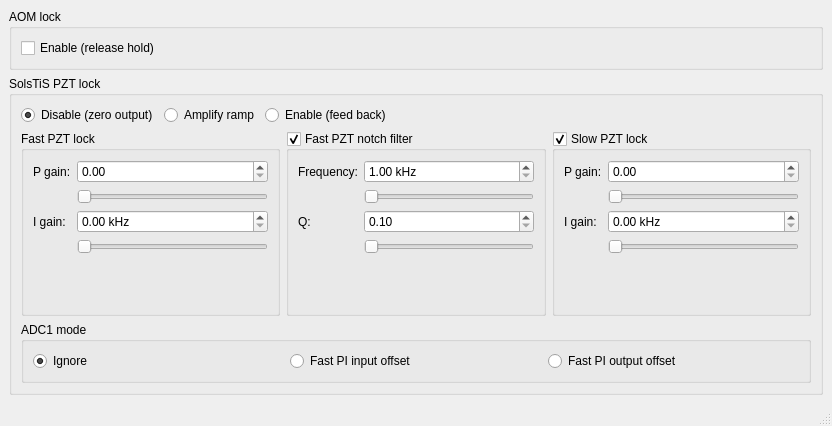
<?xml version="1.0" encoding="UTF-8"?>
<ui version="4.0">
 <class>MainWindow</class>
 <widget class="QMainWindow" name="MainWindow">
  <property name="geometry">
   <rect>
    <x>0</x>
    <y>0</y>
    <width>832</width>
    <height>426</height>
   </rect>
  </property>
  <property name="sizePolicy">
   <sizepolicy hsizetype="Fixed" vsizetype="Fixed">
    <horstretch>0</horstretch>
    <verstretch>0</verstretch>
   </sizepolicy>
  </property>
  <property name="windowTitle">
   <string>674 lock interface</string>
  </property>
  <widget class="QWidget" name="centralwidget">
   <property name="sizePolicy">
    <sizepolicy hsizetype="Expanding" vsizetype="Expanding">
     <horstretch>0</horstretch>
     <verstretch>0</verstretch>
    </sizepolicy>
   </property>
   <layout class="QVBoxLayout" name="verticalLayout">
    <item>
     <layout class="QHBoxLayout" name="horizontalLayout_3">
      <item>
       <widget class="QGroupBox" name="aomLockGroup">
        <property name="sizePolicy">
         <sizepolicy hsizetype="Preferred" vsizetype="Preferred">
          <horstretch>0</horstretch>
          <verstretch>0</verstretch>
         </sizepolicy>
        </property>
        <property name="title">
         <string>AOM lock</string>
        </property>
        <layout class="QVBoxLayout" name="verticalLayout_3">
         <item>
          <widget class="QCheckBox" name="enableAOMBox">
           <property name="text">
            <string>Enable (release hold)</string>
           </property>
          </widget>
         </item>
        </layout>
       </widget>
      </item>
     </layout>
    </item>
    <item>
     <widget class="QGroupBox" name="pztLockGroup">
      <property name="sizePolicy">
       <sizepolicy hsizetype="Preferred" vsizetype="Preferred">
        <horstretch>0</horstretch>
        <verstretch>0</verstretch>
       </sizepolicy>
      </property>
      <property name="title">
       <string>SolsTiS PZT lock</string>
      </property>
      <layout class="QVBoxLayout" name="verticalLayout_2" stretch="0,1,0">
       <item>
        <layout class="QHBoxLayout" name="horizontalLayout">
         <item>
          <widget class="QRadioButton" name="disablePztButton">
           <property name="text">
            <string>Disable (zero output)</string>
           </property>
           <property name="checked">
            <bool>true</bool>
           </property>
          </widget>
         </item>
         <item>
          <widget class="QRadioButton" name="rampPztButton">
           <property name="text">
            <string>Amplify ramp</string>
           </property>
          </widget>
         </item>
         <item>
          <widget class="QRadioButton" name="enablePztButton">
           <property name="text">
            <string>Enable (feed back)</string>
           </property>
          </widget>
         </item>
         <item>
          <spacer name="horizontalSpacer">
           <property name="orientation">
            <enum>Qt::Horizontal</enum>
           </property>
           <property name="sizeHint" stdset="0">
            <size>
             <width>40</width>
             <height>20</height>
            </size>
           </property>
          </spacer>
         </item>
        </layout>
       </item>
       <item>
        <layout class="QHBoxLayout" name="horizontalLayout_2" stretch="0,0,0">
         <item>
          <widget class="QGroupBox" name="groupBox_3">
           <property name="title">
            <string>Fast PZT lock</string>
           </property>
           <layout class="QFormLayout" name="formLayout">
            <item row="0" column="0">
             <widget class="QLabel" name="label">
              <property name="text">
               <string>P gain:</string>
              </property>
              <property name="buddy">
               <cstring>fastPGainBox</cstring>
              </property>
             </widget>
            </item>
            <item row="0" column="1">
             <widget class="QDoubleSpinBox" name="fastPGainBox"/>
            </item>
            <item row="1" column="1">
             <widget class="QSlider" name="fastPGainSlider">
              <property name="maximum">
               <number>100</number>
              </property>
              <property name="orientation">
               <enum>Qt::Horizontal</enum>
              </property>
             </widget>
            </item>
            <item row="2" column="0">
             <widget class="QLabel" name="label_2">
              <property name="text">
               <string>I gain:</string>
              </property>
              <property name="buddy">
               <cstring>fastIGainBox</cstring>
              </property>
             </widget>
            </item>
            <item row="2" column="1">
             <widget class="QDoubleSpinBox" name="fastIGainBox">
              <property name="suffix">
               <string> kHz</string>
              </property>
             </widget>
            </item>
            <item row="3" column="1">
             <widget class="QSlider" name="fastIGainSlider">
              <property name="maximum">
               <number>100</number>
              </property>
              <property name="orientation">
               <enum>Qt::Horizontal</enum>
              </property>
             </widget>
            </item>
           </layout>
          </widget>
         </item>
         <item>
          <widget class="QGroupBox" name="notchGroup">
           <property name="title">
            <string>Fast PZT notch filter</string>
           </property>
           <property name="checkable">
            <bool>true</bool>
           </property>
           <layout class="QFormLayout" name="formLayout_2">
            <item row="1" column="0">
             <widget class="QLabel" name="label_3">
              <property name="text">
               <string>Frequency:</string>
              </property>
              <property name="buddy">
               <cstring>notchFreqBox</cstring>
              </property>
             </widget>
            </item>
            <item row="1" column="1">
             <widget class="QDoubleSpinBox" name="notchFreqBox">
              <property name="prefix">
               <string/>
              </property>
              <property name="suffix">
               <string> kHz</string>
              </property>
              <property name="minimum">
               <double>1.000000000000000</double>
              </property>
              <property name="maximum">
               <double>30.000000000000000</double>
              </property>
             </widget>
            </item>
            <item row="2" column="1">
             <widget class="QSlider" name="notchFreqSlider">
              <property name="maximum">
               <number>100</number>
              </property>
              <property name="orientation">
               <enum>Qt::Horizontal</enum>
              </property>
             </widget>
            </item>
            <item row="3" column="0">
             <widget class="QLabel" name="label_4">
              <property name="text">
               <string>Q:</string>
              </property>
              <property name="buddy">
               <cstring>notchQBox</cstring>
              </property>
             </widget>
            </item>
            <item row="3" column="1">
             <widget class="QDoubleSpinBox" name="notchQBox">
              <property name="minimum">
               <double>0.100000000000000</double>
              </property>
              <property name="maximum">
               <double>100.000000000000000</double>
              </property>
             </widget>
            </item>
            <item row="4" column="1">
             <widget class="QSlider" name="notchQSlider">
              <property name="maximum">
               <number>100</number>
              </property>
              <property name="orientation">
               <enum>Qt::Horizontal</enum>
              </property>
             </widget>
            </item>
           </layout>
          </widget>
         </item>
         <item>
          <widget class="QGroupBox" name="groupBox_5">
           <property name="title">
            <string>Slow PZT lock</string>
           </property>
           <property name="checkable">
            <bool>true</bool>
           </property>
           <layout class="QFormLayout" name="formLayout_3">
            <item row="0" column="1">
             <widget class="QDoubleSpinBox" name="slowPGainBox"/>
            </item>
            <item row="1" column="1">
             <widget class="QSlider" name="slowPGainSlider">
              <property name="maximum">
               <number>100</number>
              </property>
              <property name="orientation">
               <enum>Qt::Horizontal</enum>
              </property>
             </widget>
            </item>
            <item row="2" column="0">
             <widget class="QLabel" name="label_6">
              <property name="text">
               <string>I gain:</string>
              </property>
              <property name="buddy">
               <cstring>slowIGainBox</cstring>
              </property>
             </widget>
            </item>
            <item row="3" column="1">
             <widget class="QSlider" name="slowIGainSlider">
              <property name="maximum">
               <number>100</number>
              </property>
              <property name="orientation">
               <enum>Qt::Horizontal</enum>
              </property>
             </widget>
            </item>
            <item row="2" column="1">
             <widget class="QDoubleSpinBox" name="slowIGainBox">
              <property name="suffix">
               <string> kHz</string>
              </property>
             </widget>
            </item>
            <item row="0" column="0">
             <widget class="QLabel" name="label_5">
              <property name="text">
               <string>P gain:</string>
              </property>
              <property name="buddy">
               <cstring>slowPGainBox</cstring>
              </property>
             </widget>
            </item>
           </layout>
          </widget>
         </item>
        </layout>
       </item>
       <item>
        <widget class="QGroupBox" name="groupBox">
         <property name="title">
          <string>ADC1 mode</string>
         </property>
         <layout class="QHBoxLayout" name="horizontalLayout_4">
          <item>
           <widget class="QRadioButton" name="adc1IgnoreButton">
            <property name="toolTip">
             <string>Do not react to ADC1. It is still queryable via the network interface, for use as an extra monitoring channel.</string>
            </property>
            <property name="text">
             <string>Ignore</string>
            </property>
            <property name="checked">
             <bool>true</bool>
            </property>
           </widget>
          </item>
          <item>
           <widget class="QRadioButton" name="adc1FastInputButton">
            <property name="toolTip">
             <string>Sums ADC1 with ADC0, effectively applying an extra input offset (e.g. to probe the closed-loop transient response).</string>
            </property>
            <property name="text">
             <string>Fast PI input offset</string>
            </property>
           </widget>
          </item>
          <item>
           <widget class="QRadioButton" name="adc1FastOutputButton">
            <property name="toolTip">
             <string>Sums ADC1 with the output of the fast PI branch (for probing open-loop dynamics, e.g. tuning the notch filter).</string>
            </property>
            <property name="text">
             <string>Fast PI output offset</string>
            </property>
           </widget>
          </item>
         </layout>
        </widget>
       </item>
      </layout>
     </widget>
    </item>
   </layout>
  </widget>
  <widget class="QStatusBar" name="statusbar">
   <property name="sizePolicy">
    <sizepolicy hsizetype="Expanding" vsizetype="Preferred">
     <horstretch>0</horstretch>
     <verstretch>0</verstretch>
    </sizepolicy>
   </property>
  </widget>
 </widget>
 <resources/>
 <connections/>
</ui>
